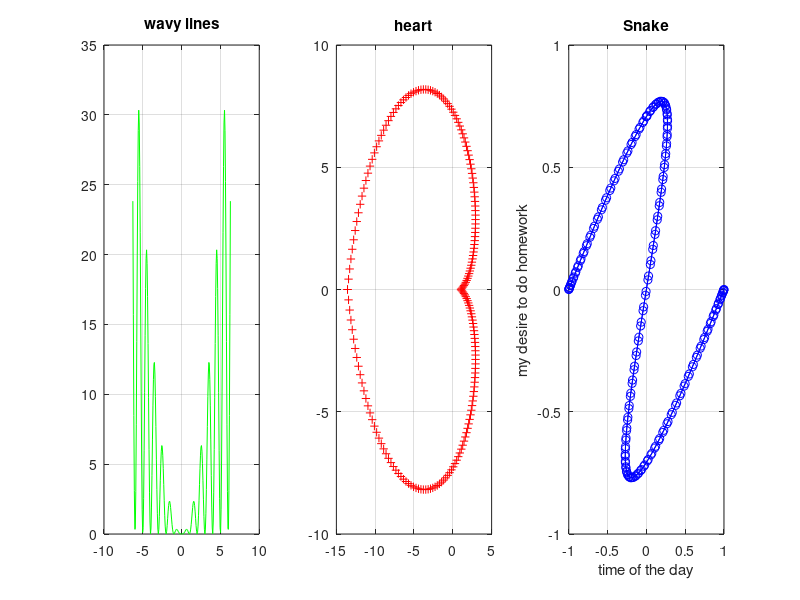

Write the MATLAB code that produced this figure.
%plot three functions from section 13.
%we will plot the graphs of the last functions in each section
%Задание 1
subplot(1, 3, 1)
x = linspace(-2*pi, 2*pi, 200);
y = (x.*(sin(pi*x))).^2;
plot(x, y, '-g');
grid on;
title('wavy lines');
%Задание 2
subplot(1, 3, 2);
a = 1;
n = 4;
phi = linspace(-pi, pi, 200);
R = a + abs(n*phi);
x = R.*cos(phi);
y = R.*sin(phi);
plot(x, y, '+r');
title('heart')
grid on;
%<3
%Задание 3
subplot(1, 3, 3)
phi = linspace(0, 2*pi, 200);
phi0 = pi/4;
n = 1;
m = 2;
x = sin(m*phi).*cos(n*phi+phi0);
y = cos(m*phi).*sin(n*phi+phi0);
plot(x, y, '-ob');
title('Snake');
xlabel('time of the day');
ylabel('my desire to do homework');
grid on